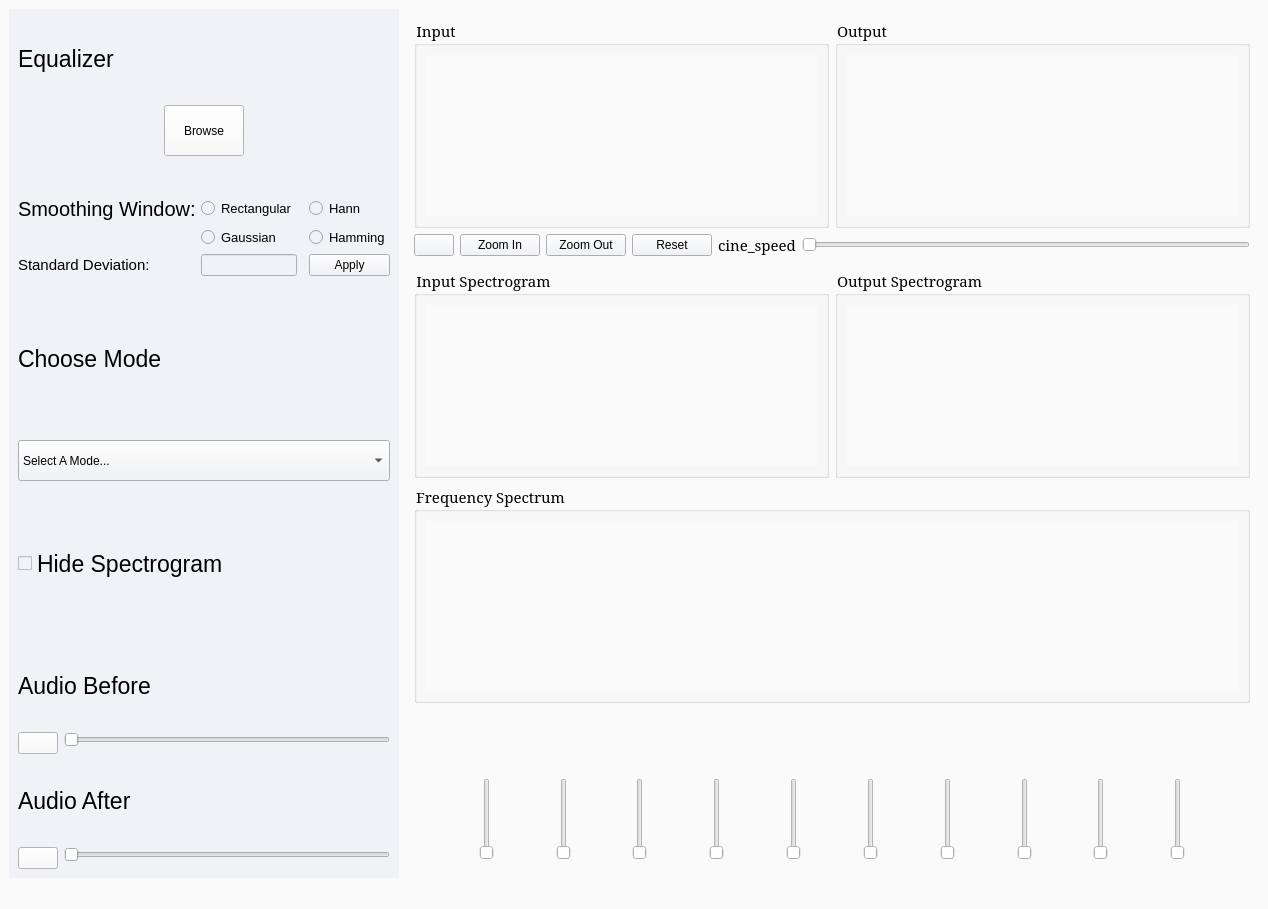
<?xml version="1.0" encoding="UTF-8"?>
<ui version="4.0">
 <class>MainWindow</class>
 <widget class="QMainWindow" name="MainWindow">
  <property name="geometry">
   <rect>
    <x>0</x>
    <y>0</y>
    <width>1268</width>
    <height>909</height>
   </rect>
  </property>
  <property name="windowTitle">
   <string>MainWindow</string>
  </property>
  <property name="styleSheet">
   <string notr="true">background-color: #fafafa;</string>
  </property>
  <widget class="QWidget" name="centralwidget">
   <layout class="QGridLayout" name="gridLayout_21">
    <item row="0" column="1">
     <widget class="QWidget" name="widget" native="true">
      <property name="styleSheet">
       <string notr="true">background-color: #fafafa;</string>
      </property>
      <layout class="QGridLayout" name="gridLayout_20">
       <item row="0" column="0">
        <layout class="QGridLayout" name="gridLayout_18">
         <item row="1" column="0">
          <widget class="QGroupBox" name="groupBox_8">
           <property name="minimumSize">
            <size>
             <width>200</width>
             <height>0</height>
            </size>
           </property>
           <property name="maximumSize">
            <size>
             <width>16777215</width>
             <height>16777215</height>
            </size>
           </property>
           <property name="font">
            <font>
             <family>MS Serif</family>
             <pointsize>11</pointsize>
            </font>
           </property>
           <property name="title">
            <string>Frequency Spectrum</string>
           </property>
           <layout class="QGridLayout" name="gridLayout_11">
            <item row="0" column="0">
             <widget class="PlotWidget" name="widget_spectrum" native="true">
              <property name="minimumSize">
               <size>
                <width>661</width>
                <height>170</height>
               </size>
              </property>
             </widget>
            </item>
           </layout>
          </widget>
         </item>
         <item row="0" column="0">
          <layout class="QGridLayout" name="gridLayout_14">
           <item row="2" column="0">
            <widget class="QWidget" name="widget_4" native="true"/>
           </item>
           <item row="0" column="0">
            <layout class="QGridLayout" name="gridLayout_12">
             <item row="0" column="0">
              <widget class="QGroupBox" name="groupBox_3">
               <property name="minimumSize">
                <size>
                 <width>200</width>
                 <height>0</height>
                </size>
               </property>
               <property name="maximumSize">
                <size>
                 <width>16777215</width>
                 <height>16777215</height>
                </size>
               </property>
               <property name="font">
                <font>
                 <family>MS Serif</family>
                 <pointsize>11</pointsize>
                </font>
               </property>
               <property name="title">
                <string>Input</string>
               </property>
               <layout class="QGridLayout" name="gridLayout_3">
                <item row="0" column="0">
                 <widget class="PlotWidget" name="widget_input" native="true">
                  <property name="minimumSize">
                   <size>
                    <width>200</width>
                    <height>161</height>
                   </size>
                  </property>
                 </widget>
                </item>
               </layout>
              </widget>
             </item>
             <item row="0" column="1">
              <widget class="QGroupBox" name="groupBox_6">
               <property name="minimumSize">
                <size>
                 <width>200</width>
                 <height>0</height>
                </size>
               </property>
               <property name="maximumSize">
                <size>
                 <width>16777215</width>
                 <height>16777215</height>
                </size>
               </property>
               <property name="baseSize">
                <size>
                 <width>-1</width>
                 <height>0</height>
                </size>
               </property>
               <property name="font">
                <font>
                 <family>MS Serif</family>
                 <pointsize>11</pointsize>
                </font>
               </property>
               <property name="title">
                <string>Output</string>
               </property>
               <layout class="QGridLayout" name="gridLayout_6">
                <item row="0" column="0">
                 <widget class="PlotWidget" name="widget_output" native="true">
                  <property name="minimumSize">
                   <size>
                    <width>200</width>
                    <height>161</height>
                   </size>
                  </property>
                 </widget>
                </item>
               </layout>
              </widget>
             </item>
            </layout>
           </item>
           <item row="3" column="0">
            <layout class="QGridLayout" name="gridLayout_13">
             <item row="0" column="0">
              <widget class="QGroupBox" name="groupBox_4">
               <property name="minimumSize">
                <size>
                 <width>200</width>
                 <height>0</height>
                </size>
               </property>
               <property name="maximumSize">
                <size>
                 <width>16777215</width>
                 <height>16777215</height>
                </size>
               </property>
               <property name="font">
                <font>
                 <family>MS Serif</family>
                 <pointsize>11</pointsize>
                </font>
               </property>
               <property name="title">
                <string>Input Spectrogram</string>
               </property>
               <layout class="QGridLayout" name="gridLayout_7">
                <item row="0" column="0">
                 <widget class="PlotWidget" name="widget_spect_in" native="true">
                  <property name="minimumSize">
                   <size>
                    <width>200</width>
                    <height>161</height>
                   </size>
                  </property>
                 </widget>
                </item>
               </layout>
              </widget>
             </item>
             <item row="0" column="1">
              <widget class="QGroupBox" name="groupBox_7">
               <property name="minimumSize">
                <size>
                 <width>200</width>
                 <height>0</height>
                </size>
               </property>
               <property name="maximumSize">
                <size>
                 <width>16777215</width>
                 <height>16777215</height>
                </size>
               </property>
               <property name="baseSize">
                <size>
                 <width>-1</width>
                 <height>0</height>
                </size>
               </property>
               <property name="font">
                <font>
                 <family>MS Serif</family>
                 <pointsize>11</pointsize>
                </font>
               </property>
               <property name="title">
                <string>Output Spectrogram</string>
               </property>
               <layout class="QGridLayout" name="gridLayout_10">
                <item row="0" column="0">
                 <widget class="PlotWidget" name="widget_spect_out" native="true">
                  <property name="minimumSize">
                   <size>
                    <width>200</width>
                    <height>161</height>
                   </size>
                  </property>
                 </widget>
                </item>
               </layout>
              </widget>
             </item>
            </layout>
           </item>
           <item row="1" column="0">
            <layout class="QGridLayout" name="gridLayout">
             <item row="0" column="4">
              <widget class="QLabel" name="label">
               <property name="font">
                <font>
                 <family>MS Serif</family>
                 <pointsize>11</pointsize>
                </font>
               </property>
               <property name="text">
                <string>cine_speed</string>
               </property>
              </widget>
             </item>
             <item row="0" column="5">
              <widget class="QSlider" name="speed_slider1">
               <property name="orientation">
                <enum>Qt::Horizontal</enum>
               </property>
              </widget>
             </item>
             <item row="0" column="2">
              <widget class="QPushButton" name="zoom_out">
               <property name="styleSheet">
                <string notr="true">background-color: #f0f2f6;</string>
               </property>
               <property name="text">
                <string>Zoom Out</string>
               </property>
              </widget>
             </item>
             <item row="0" column="1">
              <widget class="QPushButton" name="zoom_in">
               <property name="styleSheet">
                <string notr="true">background-color: #f0f2f6;</string>
               </property>
               <property name="text">
                <string>Zoom In</string>
               </property>
              </widget>
             </item>
             <item row="0" column="3">
              <widget class="QPushButton" name="reset">
               <property name="styleSheet">
                <string notr="true">background-color: #f0f2f6;</string>
               </property>
               <property name="text">
                <string>Reset</string>
               </property>
               <property name="shortcut">
                <string>Left</string>
               </property>
              </widget>
             </item>
             <item row="0" column="0">
              <widget class="QPushButton" name="play_pause_button">
               <property name="mouseTracking">
                <bool>false</bool>
               </property>
               <property name="styleSheet">
                <string notr="true">background-color: #f0f2f6;</string>
               </property>
               <property name="text">
                <string/>
               </property>
              </widget>
             </item>
            </layout>
           </item>
          </layout>
         </item>
        </layout>
       </item>
       <item row="1" column="0">
        <widget class="QWidget" name="widget_2" native="true">
         <layout class="QGridLayout" name="gridLayout_23">
          <item row="2" column="0">
           <layout class="QGridLayout" name="gridLayout_22">
            <item row="0" column="3">
             <widget class="QLabel" name="lab2">
              <property name="text">
               <string/>
              </property>
             </widget>
            </item>
            <item row="1" column="5">
             <widget class="QSlider" name="verticalSlider_3">
              <property name="maximumSize">
               <size>
                <width>16777215</width>
                <height>1900</height>
               </size>
              </property>
              <property name="orientation">
               <enum>Qt::Vertical</enum>
              </property>
             </widget>
            </item>
            <item row="1" column="8">
             <spacer name="horizontalSpacer_9">
              <property name="orientation">
               <enum>Qt::Horizontal</enum>
              </property>
              <property name="sizeHint" stdset="0">
               <size>
                <width>40</width>
                <height>20</height>
               </size>
              </property>
             </spacer>
            </item>
            <item row="1" column="16">
             <spacer name="horizontalSpacer_3">
              <property name="orientation">
               <enum>Qt::Horizontal</enum>
              </property>
              <property name="sizeHint" stdset="0">
               <size>
                <width>40</width>
                <height>20</height>
               </size>
              </property>
             </spacer>
            </item>
            <item row="1" column="12">
             <spacer name="horizontalSpacer_7">
              <property name="orientation">
               <enum>Qt::Horizontal</enum>
              </property>
              <property name="sizeHint" stdset="0">
               <size>
                <width>40</width>
                <height>20</height>
               </size>
              </property>
             </spacer>
            </item>
            <item row="1" column="15">
             <widget class="QSlider" name="verticalSlider_8">
              <property name="maximumSize">
               <size>
                <width>16777215</width>
                <height>1900</height>
               </size>
              </property>
              <property name="orientation">
               <enum>Qt::Vertical</enum>
              </property>
             </widget>
            </item>
            <item row="1" column="17">
             <widget class="QSlider" name="verticalSlider_9">
              <property name="maximumSize">
               <size>
                <width>16777215</width>
                <height>1900</height>
               </size>
              </property>
              <property name="orientation">
               <enum>Qt::Vertical</enum>
              </property>
             </widget>
            </item>
            <item row="1" column="10">
             <spacer name="horizontalSpacer_8">
              <property name="orientation">
               <enum>Qt::Horizontal</enum>
              </property>
              <property name="sizeHint" stdset="0">
               <size>
                <width>40</width>
                <height>20</height>
               </size>
              </property>
             </spacer>
            </item>
            <item row="1" column="13">
             <widget class="QSlider" name="verticalSlider_7">
              <property name="maximumSize">
               <size>
                <width>16777215</width>
                <height>1900</height>
               </size>
              </property>
              <property name="orientation">
               <enum>Qt::Vertical</enum>
              </property>
             </widget>
            </item>
            <item row="1" column="18">
             <spacer name="horizontalSpacer_2">
              <property name="orientation">
               <enum>Qt::Horizontal</enum>
              </property>
              <property name="sizeHint" stdset="0">
               <size>
                <width>40</width>
                <height>20</height>
               </size>
              </property>
             </spacer>
            </item>
            <item row="1" column="9">
             <widget class="QSlider" name="verticalSlider_5">
              <property name="maximumSize">
               <size>
                <width>16777215</width>
                <height>1900</height>
               </size>
              </property>
              <property name="orientation">
               <enum>Qt::Vertical</enum>
              </property>
             </widget>
            </item>
            <item row="1" column="3">
             <widget class="QSlider" name="verticalSlider_2">
              <property name="maximumSize">
               <size>
                <width>16777215</width>
                <height>1900</height>
               </size>
              </property>
              <property name="orientation">
               <enum>Qt::Vertical</enum>
              </property>
             </widget>
            </item>
            <item row="1" column="20">
             <spacer name="horizontalSpacer">
              <property name="orientation">
               <enum>Qt::Horizontal</enum>
              </property>
              <property name="sizeHint" stdset="0">
               <size>
                <width>40</width>
                <height>20</height>
               </size>
              </property>
             </spacer>
            </item>
            <item row="1" column="14">
             <spacer name="horizontalSpacer_4">
              <property name="orientation">
               <enum>Qt::Horizontal</enum>
              </property>
              <property name="sizeHint" stdset="0">
               <size>
                <width>40</width>
                <height>20</height>
               </size>
              </property>
             </spacer>
            </item>
            <item row="1" column="2">
             <spacer name="horizontalSpacer_12">
              <property name="orientation">
               <enum>Qt::Horizontal</enum>
              </property>
              <property name="sizeHint" stdset="0">
               <size>
                <width>40</width>
                <height>20</height>
               </size>
              </property>
             </spacer>
            </item>
            <item row="1" column="19">
             <widget class="QSlider" name="verticalSlider_10">
              <property name="maximumSize">
               <size>
                <width>16777215</width>
                <height>1900</height>
               </size>
              </property>
              <property name="orientation">
               <enum>Qt::Vertical</enum>
              </property>
             </widget>
            </item>
            <item row="1" column="11">
             <widget class="QSlider" name="verticalSlider_6">
              <property name="maximumSize">
               <size>
                <width>16777215</width>
                <height>1900</height>
               </size>
              </property>
              <property name="orientation">
               <enum>Qt::Vertical</enum>
              </property>
             </widget>
            </item>
            <item row="1" column="6">
             <spacer name="horizontalSpacer_10">
              <property name="orientation">
               <enum>Qt::Horizontal</enum>
              </property>
              <property name="sizeHint" stdset="0">
               <size>
                <width>40</width>
                <height>20</height>
               </size>
              </property>
             </spacer>
            </item>
            <item row="1" column="7">
             <widget class="QSlider" name="verticalSlider_4">
              <property name="maximumSize">
               <size>
                <width>16777215</width>
                <height>1900</height>
               </size>
              </property>
              <property name="orientation">
               <enum>Qt::Vertical</enum>
              </property>
             </widget>
            </item>
            <item row="1" column="1">
             <widget class="QSlider" name="verticalSlider_1">
              <property name="maximumSize">
               <size>
                <width>16777215</width>
                <height>1900</height>
               </size>
              </property>
              <property name="orientation">
               <enum>Qt::Vertical</enum>
              </property>
             </widget>
            </item>
            <item row="1" column="0">
             <spacer name="horizontalSpacer_13">
              <property name="orientation">
               <enum>Qt::Horizontal</enum>
              </property>
              <property name="sizeHint" stdset="0">
               <size>
                <width>40</width>
                <height>20</height>
               </size>
              </property>
             </spacer>
            </item>
            <item row="1" column="4">
             <spacer name="horizontalSpacer_11">
              <property name="orientation">
               <enum>Qt::Horizontal</enum>
              </property>
              <property name="sizeHint" stdset="0">
               <size>
                <width>40</width>
                <height>20</height>
               </size>
              </property>
             </spacer>
            </item>
            <item row="0" column="5">
             <widget class="QLabel" name="lab3">
              <property name="text">
               <string/>
              </property>
             </widget>
            </item>
            <item row="0" column="7">
             <widget class="QLabel" name="lab4">
              <property name="text">
               <string/>
              </property>
             </widget>
            </item>
            <item row="0" column="9">
             <widget class="QLabel" name="lab5">
              <property name="text">
               <string/>
              </property>
             </widget>
            </item>
            <item row="0" column="13">
             <widget class="QLabel" name="lab7">
              <property name="text">
               <string/>
              </property>
             </widget>
            </item>
            <item row="0" column="11">
             <widget class="QLabel" name="lab6">
              <property name="text">
               <string/>
              </property>
             </widget>
            </item>
            <item row="0" column="15">
             <widget class="QLabel" name="lab8">
              <property name="text">
               <string/>
              </property>
             </widget>
            </item>
            <item row="0" column="1">
             <widget class="QLabel" name="lab1">
              <property name="text">
               <string/>
              </property>
             </widget>
            </item>
            <item row="0" column="17">
             <widget class="QLabel" name="lab9">
              <property name="text">
               <string/>
              </property>
             </widget>
            </item>
            <item row="0" column="19">
             <widget class="QLabel" name="lab10">
              <property name="text">
               <string/>
              </property>
             </widget>
            </item>
           </layout>
          </item>
          <item row="0" column="0">
           <spacer name="verticalSpacer">
            <property name="orientation">
             <enum>Qt::Vertical</enum>
            </property>
            <property name="sizeType">
             <enum>QSizePolicy::Fixed</enum>
            </property>
            <property name="sizeHint" stdset="0">
             <size>
              <width>20</width>
              <height>40</height>
             </size>
            </property>
           </spacer>
          </item>
         </layout>
        </widget>
       </item>
      </layout>
     </widget>
    </item>
    <item row="0" column="0">
     <widget class="QWidget" name="widget_3" native="true">
      <property name="maximumSize">
       <size>
        <width>390</width>
        <height>16777215</height>
       </size>
      </property>
      <property name="styleSheet">
       <string notr="true">background-color: #f0f2f6;</string>
      </property>
      <layout class="QGridLayout" name="gridLayout_8">
       <item row="0" column="0" rowspan="2" colspan="2">
        <layout class="QGridLayout" name="gridLayout_5">
         <item row="0" column="0">
          <layout class="QGridLayout" name="gridLayout_4">
           <item row="11" column="0" colspan="4">
            <spacer name="verticalSpacer_5">
             <property name="orientation">
              <enum>Qt::Vertical</enum>
             </property>
             <property name="sizeHint" stdset="0">
              <size>
               <width>363</width>
               <height>21</height>
              </size>
             </property>
            </spacer>
           </item>
           <item row="3" column="3">
            <widget class="QRadioButton" name="hann_button">
             <property name="font">
              <font>
               <pointsize>10</pointsize>
              </font>
             </property>
             <property name="text">
              <string>Hann</string>
             </property>
            </widget>
           </item>
           <item row="12" column="0" colspan="4">
            <widget class="QCheckBox" name="hide_spectogram">
             <property name="minimumSize">
              <size>
               <width>341</width>
               <height>81</height>
              </size>
             </property>
             <property name="font">
              <font>
               <pointsize>17</pointsize>
              </font>
             </property>
             <property name="text">
              <string>Hide Spectrogram</string>
             </property>
            </widget>
           </item>
           <item row="3" column="0">
            <widget class="QLabel" name="label_3">
             <property name="font">
              <font>
               <family>MS Sans Serif</family>
               <pointsize>15</pointsize>
              </font>
             </property>
             <property name="text">
              <string>Smoothing Window:</string>
             </property>
            </widget>
           </item>
           <item row="5" column="3">
            <widget class="QPushButton" name="std_dev_pushButton">
             <property name="text">
              <string>Apply</string>
             </property>
            </widget>
           </item>
           <item row="2" column="0" colspan="4">
            <spacer name="verticalSpacer_2">
             <property name="orientation">
              <enum>Qt::Vertical</enum>
             </property>
             <property name="sizeHint" stdset="0">
              <size>
               <width>363</width>
               <height>21</height>
              </size>
             </property>
            </spacer>
           </item>
           <item row="4" column="1">
            <widget class="QRadioButton" name="gaussian_button">
             <property name="font">
              <font>
               <pointsize>10</pointsize>
              </font>
             </property>
             <property name="text">
              <string>Gaussian</string>
             </property>
            </widget>
           </item>
           <item row="3" column="1">
            <widget class="QRadioButton" name="rectangular_button">
             <property name="font">
              <font>
               <pointsize>10</pointsize>
              </font>
             </property>
             <property name="text">
              <string>Rectangular</string>
             </property>
            </widget>
           </item>
           <item row="5" column="1">
            <widget class="QLineEdit" name="std_dev_line_edit"/>
           </item>
           <item row="9" column="0" colspan="4">
            <spacer name="verticalSpacer_7">
             <property name="orientation">
              <enum>Qt::Vertical</enum>
             </property>
             <property name="sizeHint" stdset="0">
              <size>
               <width>363</width>
               <height>22</height>
              </size>
             </property>
            </spacer>
           </item>
           <item row="4" column="3">
            <widget class="QRadioButton" name="hamming_button">
             <property name="font">
              <font>
               <pointsize>10</pointsize>
              </font>
             </property>
             <property name="text">
              <string>Hamming</string>
             </property>
            </widget>
           </item>
           <item row="8" column="0" colspan="4">
            <widget class="QLabel" name="label_6">
             <property name="minimumSize">
              <size>
               <width>341</width>
               <height>81</height>
              </size>
             </property>
             <property name="font">
              <font>
               <family>MS Sans Serif</family>
               <pointsize>17</pointsize>
              </font>
             </property>
             <property name="text">
              <string>Choose Mode</string>
             </property>
            </widget>
           </item>
           <item row="13" column="0" colspan="4">
            <spacer name="verticalSpacer_4">
             <property name="orientation">
              <enum>Qt::Vertical</enum>
             </property>
             <property name="sizeHint" stdset="0">
              <size>
               <width>363</width>
               <height>22</height>
              </size>
             </property>
            </spacer>
           </item>
           <item row="5" column="0">
            <widget class="QLabel" name="std_dev_label">
             <property name="font">
              <font>
               <family>MS Shell Dlg 2</family>
               <pointsize>11</pointsize>
              </font>
             </property>
             <property name="text">
              <string>Standard Deviation:</string>
             </property>
            </widget>
           </item>
           <item row="1" column="0" colspan="4">
            <layout class="QGridLayout" name="gridLayout_17">
             <item row="0" column="0">
              <spacer name="horizontalSpacer_5">
               <property name="orientation">
                <enum>Qt::Horizontal</enum>
               </property>
               <property name="sizeHint" stdset="0">
                <size>
                 <width>40</width>
                 <height>20</height>
                </size>
               </property>
              </spacer>
             </item>
             <item row="0" column="2">
              <spacer name="horizontalSpacer_6">
               <property name="orientation">
                <enum>Qt::Horizontal</enum>
               </property>
               <property name="sizeHint" stdset="0">
                <size>
                 <width>40</width>
                 <height>20</height>
                </size>
               </property>
              </spacer>
             </item>
             <item row="0" column="1">
              <widget class="QPushButton" name="Browse">
               <property name="minimumSize">
                <size>
                 <width>52</width>
                 <height>51</height>
                </size>
               </property>
               <property name="styleSheet">
                <string notr="true">background-color: #fafafa;</string>
               </property>
               <property name="text">
                <string>Browse</string>
               </property>
              </widget>
             </item>
            </layout>
           </item>
           <item row="7" column="0" colspan="4">
            <spacer name="verticalSpacer_6">
             <property name="orientation">
              <enum>Qt::Vertical</enum>
             </property>
             <property name="sizeHint" stdset="0">
              <size>
               <width>363</width>
               <height>22</height>
              </size>
             </property>
            </spacer>
           </item>
           <item row="14" column="0" colspan="4">
            <widget class="QLabel" name="label_7">
             <property name="minimumSize">
              <size>
               <width>341</width>
               <height>81</height>
              </size>
             </property>
             <property name="font">
              <font>
               <family>MS Sans Serif</family>
               <pointsize>17</pointsize>
              </font>
             </property>
             <property name="text">
              <string>Audio Before</string>
             </property>
            </widget>
           </item>
           <item row="16" column="0" rowspan="2" colspan="4">
            <widget class="QLabel" name="label_8">
             <property name="minimumSize">
              <size>
               <width>341</width>
               <height>81</height>
              </size>
             </property>
             <property name="font">
              <font>
               <family>MS Sans Serif</family>
               <pointsize>17</pointsize>
              </font>
             </property>
             <property name="text">
              <string>Audio After</string>
             </property>
            </widget>
           </item>
           <item row="10" column="0" colspan="4">
            <widget class="QComboBox" name="mode_name_comboBox">
             <property name="minimumSize">
              <size>
               <width>191</width>
               <height>41</height>
              </size>
             </property>
             <property name="styleSheet">
              <string notr="true">background-color: #fafafa;
QComboBox QAbstractItemView::item:selected {
    color: #fafafa;
}</string>
             </property>
             <item>
              <property name="text">
               <string>Select A Mode...</string>
              </property>
             </item>
             <item>
              <property name="text">
               <string>Uniform_Range</string>
              </property>
             </item>
             <item>
              <property name="text">
               <string>Musical_Instruments</string>
              </property>
             </item>
             <item>
              <property name="text">
               <string>Animal</string>
              </property>
             </item>
             <item>
              <property name="text">
               <string>Medical</string>
              </property>
             </item>
            </widget>
           </item>
           <item row="0" column="0" colspan="4">
            <widget class="QLabel" name="label_5">
             <property name="minimumSize">
              <size>
               <width>341</width>
               <height>81</height>
              </size>
             </property>
             <property name="font">
              <font>
               <family>MS Sans Serif</family>
               <pointsize>17</pointsize>
              </font>
             </property>
             <property name="text">
              <string>Equalizer</string>
             </property>
            </widget>
           </item>
           <item row="15" column="0" colspan="4">
            <layout class="QFormLayout" name="formLayout">
             <item row="0" column="1">
              <widget class="QSlider" name="audio_slider_before">
               <property name="orientation">
                <enum>Qt::Horizontal</enum>
               </property>
              </widget>
             </item>
             <item row="0" column="0">
              <widget class="QPushButton" name="play_button1">
               <property name="styleSheet">
                <string notr="true">background-color: #fafafa;</string>
               </property>
               <property name="text">
                <string/>
               </property>
              </widget>
             </item>
            </layout>
           </item>
          </layout>
         </item>
         <item row="1" column="0">
          <layout class="QFormLayout" name="formLayout_2">
           <item row="0" column="0">
            <widget class="QPushButton" name="play_button2">
             <property name="styleSheet">
              <string notr="true">background-color: #fafafa;</string>
             </property>
             <property name="text">
              <string/>
             </property>
            </widget>
           </item>
           <item row="0" column="1">
            <widget class="QSlider" name="audio_slider_after">
             <property name="orientation">
              <enum>Qt::Horizontal</enum>
             </property>
            </widget>
           </item>
          </layout>
         </item>
        </layout>
       </item>
      </layout>
     </widget>
    </item>
   </layout>
   <widget class="QWidget" name="layoutWidget">
    <property name="geometry">
     <rect>
      <x>0</x>
      <y>0</y>
      <width>2</width>
      <height>2</height>
     </rect>
    </property>
    <layout class="QGridLayout" name="gridLayout_2"/>
   </widget>
  </widget>
  <widget class="QMenuBar" name="menubar">
   <property name="geometry">
    <rect>
     <x>0</x>
     <y>0</y>
     <width>1268</width>
     <height>26</height>
    </rect>
   </property>
  </widget>
  <widget class="QStatusBar" name="statusbar"/>
  <action name="rectangular_action">
   <property name="text">
    <string>Rectangular</string>
   </property>
  </action>
  <action name="hamming_action">
   <property name="text">
    <string>Hamming</string>
   </property>
  </action>
  <action name="hann_action">
   <property name="text">
    <string>Hann</string>
   </property>
  </action>
  <action name="gaussian_action">
   <property name="text">
    <string>Gaussian</string>
   </property>
  </action>
 </widget>
 <customwidgets>
  <customwidget>
   <class>PlotWidget</class>
   <extends>QWidget</extends>
   <header>pyqtgraph</header>
   <container>1</container>
   <slots>
    <signal>signal1()</signal>
    <slot>slot1()</slot>
   </slots>
  </customwidget>
 </customwidgets>
 <resources/>
 <connections/>
</ui>
